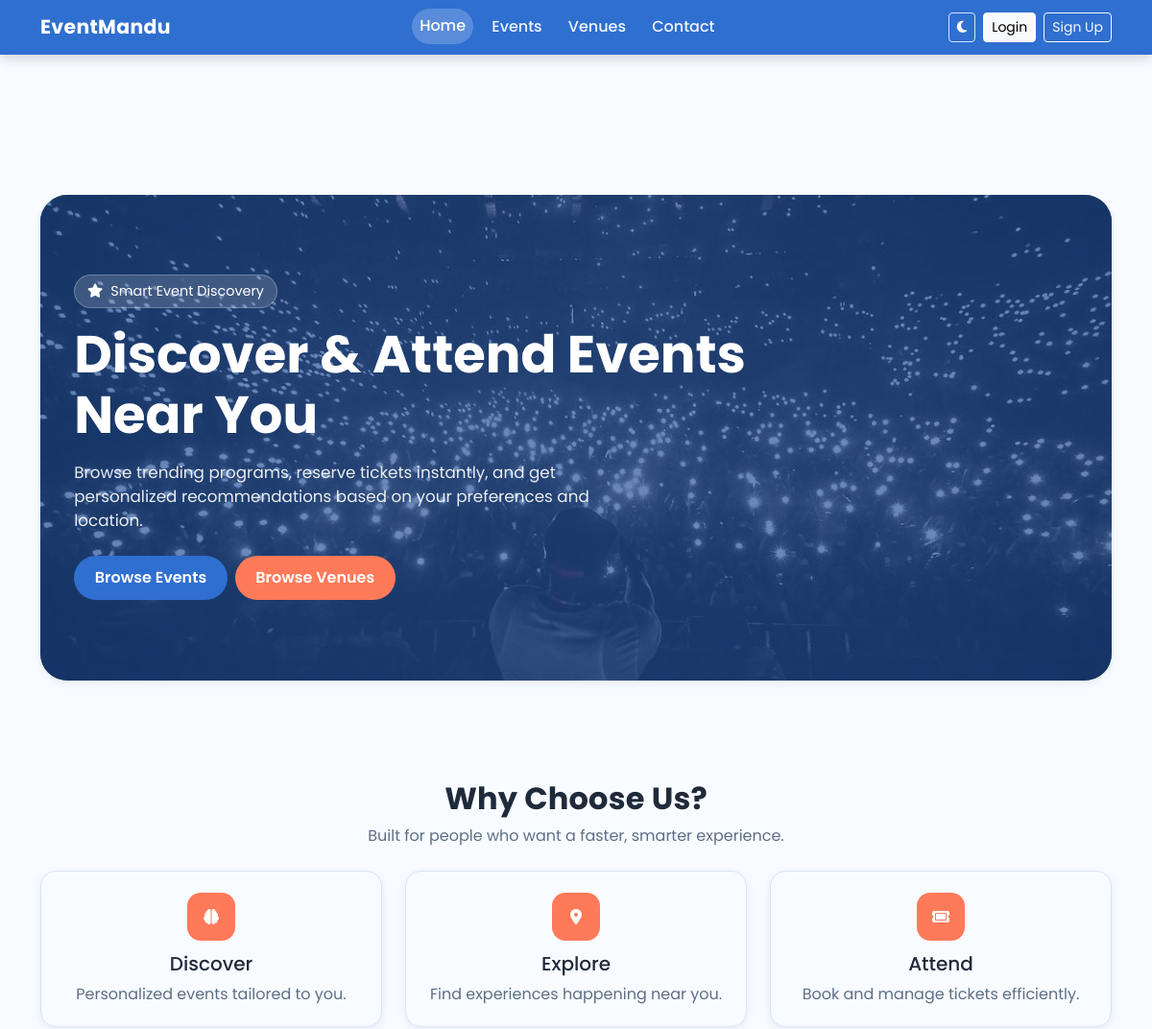
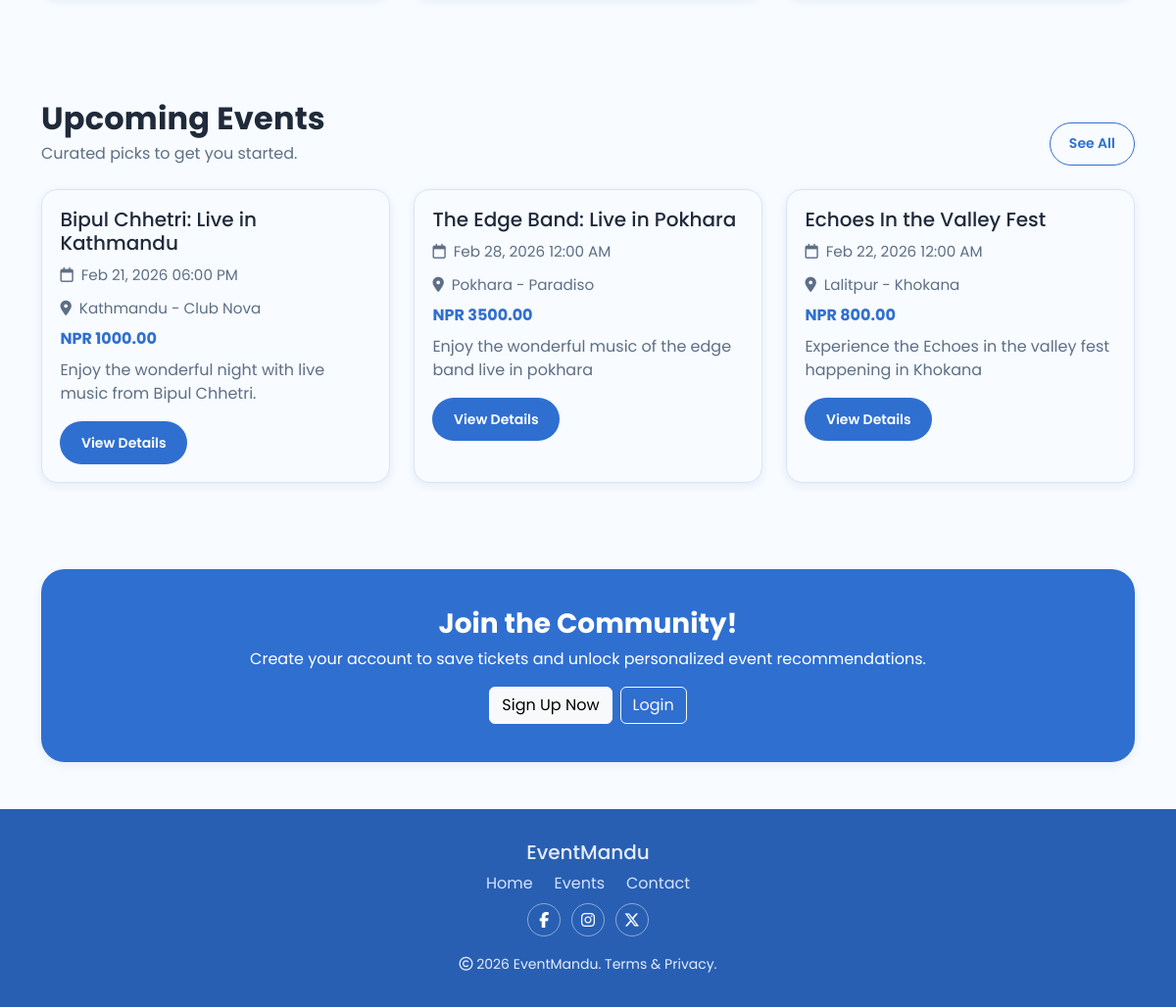
The page / on the database its author committed (2 pictures, top to bottom).
### events/models.py (models this page shows, shortened)
class Event(models.Model):
    APPROVAL_PENDING = "pending"
    APPROVAL_APPROVED = "approved"
    APPROVAL_REJECTED = "rejected"
    APPROVAL_CHOICES = [
        (APPROVAL_PENDING, "Pending"),
        (APPROVAL_APPROVED, "Approved"),
        (APPROVAL_REJECTED, "Rejected"),
    ]
    title = models.CharField(max_length=200)
    description = models.TextField()
    organizer = models.ForeignKey(
        settings.AUTH_USER_MODEL,
        on_delete=models.SET_NULL,
        null=True,
        blank=True,
        related_name="organized_events",
    )
    venue = models.ForeignKey(Venue, on_delete=models.CASCADE)
    category = models.ForeignKey(Category, on_delete=models.CASCADE, null=True)
    start_date = models.DateTimeField()
    end_date = models.DateTimeField()
    price = models.DecimalField(max_digits=8, decimal_places=2)
    popularity = models.IntegerField(
        default=1,
        validators=[MinValueValidator(1), MaxValueValidator(5)],
    )  # 1-5 scale
    is_active = models.BooleanField(default=True)
    approval_status = models.CharField(
        max_length=20,
        choices=APPROVAL_CHOICES,
        default=APPROVAL_PENDING,
        db_index=True,
    )
    approved_by = models.ForeignKey(
        settings.AUTH_USER_MODEL,
        on_delete=models.SET_NULL,
        null=True,
        blank=True,
        related_name="approved_events",
    )
    approved_at = models.DateTimeField(null=True, blank=True)
    class Meta:
        constraints = [
            models.CheckConstraint(
                condition=models.Q(popularity__gte=1, popularity__lte=5),
                name="event_popularity_1_5",
            )
        ]

class Venue(models.Model):
    name = models.CharField(max_length=200)
    address = models.TextField()
    capacity = models.IntegerField()
    latitude = models.FloatField()
    longitude = models.FloatField()
    city = models.CharField(max_length=100)

### events/views.py (the view)
# urls.py: 2. Add a URL to urlpatterns:  path('', views.home, name='home')
def home(request):
    events = (
        Event.objects.filter(is_active=True, approval_status=Event.APPROVAL_APPROVED)
        .select_related("venue", "category")
        .order_by("start_date")[:6]
    )
    recommended_events = []
    if request.user.is_authenticated:
        get_user_role(request.user)
        recommended_events = get_recommended_events(request)[:6]
    return render(
        request,
        "home.html",
        {"events": events, "recommended_events": recommended_events},
    )

### events/context_processors.py (called while the page is built)
def user_role(request):
    role = None
    if request.user.is_authenticated:
        role = get_user_role(request.user)
    return {"user_role": role}

### templates/home.html (shortened to what this page needs)
{% load static %}
<!doctype html>
<html lang="en" data-bs-theme="light">
<head>
  <link href="https://cdn.jsdelivr.net/npm/bootstrap@5.3.2/dist/css/bootstrap.min.css" rel="stylesheet">
  <link rel="stylesheet" href="https://cdnjs.cloudflare.com/ajax/libs/font-awesome/6.5.2/css/all.min.css">
  <link rel="stylesheet" href="{% static 'css/style.css' %}?v=20260228a">
</head>
<body>
<nav class="navbar navbar-expand-lg fixed-top brand-nav navbar-dark">
  <div class="container">
    <a class="navbar-brand brand-name" href="{% url 'home' %}">EventMandu</a>
    <div class="collapse navbar-collapse" id="navbarNav">
      <ul class="navbar-nav mx-auto text-center">
        <li class="nav-item"><a class="nav-link {% if request.resolver_match.url_name == 'home' %}active{% endif %}" href="{% url 'home' %}">Home</a></li>
        <li class="nav-item"><a class="nav-link {% if request.resolver_match.url_name == 'events' %}active{% endif %}" href="{% url 'events' %}">Events</a></li>
        <li class="nav-item"><a class="nav-link {% if request.resolver_match.url_name == 'venues' %}active{% endif %}" href="{% url 'venues' %}">Venues</a></li>
        <li class="nav-item"><a class="nav-link {% if request.resolver_match.url_name == 'contact' %}active{% endif %}" href="{% url 'contact' %}">Contact</a></li>
      </ul>
      <div class="d-flex align-items-center gap-2 justify-content-center">
        <button class="btn btn-sm theme-toggle" id="themeToggle" type="button" aria-label="Toggle theme">
          <i class="fa-solid fa-moon"></i>
        </button>
        {% if user.is_authenticated %}
        <div class="dropdown">
          <button class="btn btn-sm btn-light dropdown-toggle" type="button" data-bs-toggle="dropdown">
            <i class="fa-solid fa-user"></i> {{ user.username }}
          </button>
          <ul class="dropdown-menu dropdown-menu-end">
                        <li><a class="dropdown-item" href="{% url 'profile_preferences' %}">Profile & Preferences</a></li>
            {% if user_role == "admin" %}
            <li><a class="dropdown-item" href="{% url 'admin_dashboard' %}">Admin Dashboard</a></li>
            {% endif %}
            {% if user_role == "organizer" or user_role == "admin" %}
            <li><a class="dropdown-item" href="{% url 'organizer_dashboard' %}">Organizer Dashboard</a></li>
            {% endif %}
            <li><a class="dropdown-item" href="{% url 'tickets' %}">My Tickets</a></li>
            <li><a class="dropdown-item" href="{% url 'logout' %}">Logout</a></li>
          </ul>
        </div>
        {% else %}
        <a class="btn btn-sm btn-light" href="{% url 'login' %}">Login</a>
        <a class="btn btn-sm btn-outline-light" href="{% url 'register' %}">Sign Up</a>
        {% endif %}
      </div>
    </div>
  </div>
</nav>
<main>
  <section class="hero-wrap">
    <div class="container">
      <div class="hero-panel">
        <div class="hero-content text-center text-lg-start">
          <span class="hero-kicker"><i class="fa-solid fa-star me-2"></i>Smart Event Discovery</span>
          <h1 class="hero-title">Discover & Attend Events Near You</h1>
          <p class="hero-subtitle mt-3">Browse trending programs, reserve tickets instantly, and get personalized recommendations based on your preferences and location.</p>
          <div class="d-flex flex-wrap gap-2 mt-4 justify-content-center justify-content-lg-start">
            <a href="{% url 'events' %}" class="btn btn-primary-brand">Browse Events</a>
            <a href="{% url 'venues' %}" class="btn btn-accent-brand">Browse Venues</a>
          </div>
        </div>
      </div>
    </div>
  </section>
  <section class="section-space pt-4">
    <div class="container">
      <div class="text-center mb-4">
        <h2 class="section-title">Why Choose Us?</h2>
        <p class="section-subtitle">Built for people who want a faster, smarter experience.</p>
      </div>
      <div class="row event-grid feature-grid">
        <div class="col-lg-4 col-md-6">
          <article class="feature-card">
            <span class="feature-icon"><i class="fa-solid fa-brain"></i></span>
            <h5>Discover</h5>
            <p class="mb-0 section-subtitle">Personalized events tailored to you.</p>
          </article>
        </div>
        <div class="col-lg-4 col-md-6">
          <article class="feature-card">
            <span class="feature-icon"><i class="fa-solid fa-location-dot"></i></span>
            <h5>Explore</h5>
            <p class="mb-0 section-subtitle">Find experiences happening near you.</p>
          </article>
        </div>
        <div class="col-lg-4 col-md-6">
          <article class="feature-card">
            <span class="feature-icon"><i class="fa-solid fa-ticket"></i></span>
            <h5>Attend</h5>
            <p class="mb-0 section-subtitle">Book and manage tickets efficiently.</p>
          </article>
        </div>
      </div>
    </div>
  </section>
  <section class="section-space pt-3">
    <div class="container">
      <div class="d-flex justify-content-between align-items-end mb-4">
        <div>
          <h2 class="section-title mb-1">Upcoming Events</h2>
          <p class="section-subtitle mb-0">Curated picks to get you started.</p>
        </div>
        <a href="{% url 'events' %}" class="btn btn-outline-brand btn-sm">See All</a>
      </div>
      <div class="row event-grid">
        {% for event in events %}
        <div class="col-lg-4 col-md-6">
          <article class="event-card">
            <h5 class="mb-2">{{ event.title }}</h5>
            <p class="event-meta mb-2"><i class="fa-regular fa-calendar me-2"></i>{{ event.end_date|date:"M d, Y h:i A" }}</p>
            <p class="event-meta mb-2"><i class="fa-solid fa-location-dot me-2"></i>{{ event.venue.city }} - {{ event.venue.name }}</p>
            <p class="event-price mb-2">NPR {{ event.price }}</p>
            <p class="section-subtitle mb-3">{{ event.description|truncatechars:110 }}</p>
            <a href="{% url 'event_detail' event.id %}" class="btn btn-primary-brand btn-sm">View Details</a>
          </article>
        </div>
        {% empty %}
        <div class="col-12">
          <div class="alert alert-info">No upcoming events available right now.</div>
        </div>
        {% endfor %}
      </div>
    </div>
  </section>
  {% if not user.is_authenticated %}
  <section class="pb-5">
    <div class="container">
      <div class="cta-banner text-center">
        <h3 class="fw-bold mb-2">Join the Community!</h3>
        <p class="mb-3">Create your account to save tickets and unlock personalized event recommendations.</p>
        <div class="d-flex gap-2 justify-content-center flex-wrap">
          <a href="{% url 'register' %}" class="btn btn-light">Sign Up Now</a>
          <a href="{% url 'login' %}" class="btn btn-outline-light">Login</a>
        </div>
      </div>
    </div>
  </section>
  {% endif %}
</main>
<footer class="site-footer">
  <div class="container text-center">
    <h5 class="mb-2">EventMandu</h5>
    <div class="mb-2">
      <a class="footer-link" href="{% url 'home' %}">Home</a>
      <a class="footer-link" href="{% url 'events' %}">Events</a>
      <a class="footer-link" href="{% url 'contact' %}">Contact</a>
    </div>
    <div class="mb-3">
      <a class="social-link" href="#" aria-label="Facebook"><i class="fa-brands fa-facebook-f"></i></a>
      <a class="social-link" href="#" aria-label="Instagram"><i class="fa-brands fa-instagram"></i></a>
      <a class="social-link" href="#" aria-label="X"><i class="fa-brands fa-x-twitter"></i></a>
    </div>
    <small><i class="fa-regular fa-copyright"></i> 2026 EventMandu. Terms & Privacy.</small>
  </div>
</footer>
</body>
</html>

### static/css/style.css (style rules this page uses)
:root { --primary: #2f6fd0; --accent: #ff7a59; --bg: #f8fbff; --bg-soft: #eef4ff; --text: #1f2a3a; --muted: #5d6f86; --slate: #32465e; --line: #d8e4f6; --radius: 16px; --radius-sm: 12px; --shadow: 0 18px 42px rgba(13, 71, 161, 0.12); --shadow-card: 0 3px 10px rgba(13, 71, 161, 0.08); --shadow-card-hover: 0 3px 10px rgba(13, 71, 161, 0.1); --nav-offset: 110px; --nav-offset-mobile: 96px; }
* { box-sizing: border-box; }
html, body { min-height: 100%; }
body { margin: 0; padding-top: 0; background: var(--bg); color: var(--text); font-family: "Poppins", "Montserrat", sans-serif; display: flex; flex-direction: column; min-height: 100vh; }
a { color: inherit; text-decoration: none; }
.section-space { padding: 5.5rem 0; }
main { flex: 1 0 auto; padding-top: var(--nav-offset) !important; }
.section-title { font-weight: 700; letter-spacing: 0.2px; }
.section-subtitle { color: var(--muted); }
.brand-nav { background: var(--primary); box-shadow: 0 4px 12px rgba(10, 25, 48, 0.16); }
.brand-name { font-weight: 700; font-size: 1.28rem; letter-spacing: 0.3px; }
.brand-nav .nav-link { color: #eff5ff; font-weight: 500; margin: 0 0.35rem; border-radius: 999px; padding: 0.4rem 0.85rem; transition: background-color 0.25s ease, transform 0.25s ease; }
.brand-nav .nav-link:hover, .brand-nav .nav-link.active { color: #ffffff; background-color: rgba(255, 255, 255, 0.2); transform: translateY(-1px); }
.theme-toggle { border: 1px solid rgba(255, 255, 255, 0.8); color: #ffffff; }
.btn-primary-brand { background: var(--primary); border: none; color: #ffffff; border-radius: 999px; padding: 0.7rem 1.35rem; font-weight: 600; }
.btn-accent-brand { background: var(--accent); border: none; color: #ffffff; border-radius: 999px; padding: 0.7rem 1.35rem; font-weight: 600; }
.btn-outline-brand { border: 1px solid var(--primary); color: var(--primary); border-radius: 999px; padding: 0.64rem 1.2rem; font-weight: 600; }
.hero-wrap { padding: 5.8rem 0 5rem; }
.hero-panel { border-radius: 28px; overflow: hidden; background: url("/static/images/hero.jpg") center/cover no-repeat; color: #ffffff; min-height: 470px; box-shadow: var(--shadow-card); position: relative; }
.hero-panel::after { content: ""; position: absolute; inset: 0; background: rgba(33, 80, 156, 0.66); }
.hero-content { position: relative; z-index: 1; padding: 5.2rem 2.2rem; }
.hero-kicker { display: inline-flex; align-items: center; padding: 0.35rem 0.8rem; border-radius: 999px; background: rgba(255, 255, 255, 0.16); border: 1px solid rgba(255, 255, 255, 0.26); font-size: 0.9rem; margin-bottom: 1.1rem; }
.hero-title { font-weight: 700; font-size: clamp(2rem, 5vw, 3.4rem); line-height: 1.15; max-width: 780px; }
.hero-subtitle { max-width: 600px; font-size: 1.05rem; color: rgba(255, 255, 255, 0.9); }
.feature-card, .event-card, .soft-card, .auth-card, .tickets-card { background: var(--bg); border: 1px solid var(--line); border-radius: var(--radius); box-shadow: var(--shadow-card); }
.feature-card { padding: 1.35rem; height: 100%; position: relative; text-align: center; transition: transform 0.25s ease; }
.feature-icon { width: 50px; height: 50px; border-radius: 14px; display: inline-flex; align-items: center; justify-content: center; color: #ffffff; background: var(--accent); margin-bottom: 0.75rem; }
.feature-grid { margin-top: 1.5rem; row-gap: 1.3rem; }
.event-grid { row-gap: 1.3rem; justify-content: center; }
.event-card { padding: 1.15rem; height: 100%; position: relative; transition: transform 0.25s ease, box-shadow 0.25s ease; }
.event-meta { color: var(--muted); margin: 0.65rem 0; font-size: 0.95rem; }
.event-price { color: var(--primary); font-weight: 700; }
.cta-banner { border-radius: 24px; padding: 2.4rem 1.5rem; background: var(--primary); color: #ffffff; box-shadow: var(--shadow-card); }
footer.site-footer { margin-top: auto; padding: 2rem 0; background: #285fb2; color: #e5ecfb; }
footer .footer-link { color: #d5e2ff; margin: 0 0.55rem; }
.social-link { width: 34px; height: 34px; border-radius: 999px; display: inline-flex; align-items: center; justify-content: center; border: 1px solid rgba(255, 255, 255, 0.45); color: #ffffff; margin: 0 0.2rem; }

### rows shown on the page
Event: title "Bipul Chhetri: Live in Kathmandu", end_date "Feb 21, 2026 06:00 PM", venue.city "Kathmandu", venue.name "Club Nova", price "1000.00", description "Enjoy the wonderful night with live music from Bipul Chhetri."
Event: title "The Edge Band: Live in Pokhara", end_date "Feb 28, 2026 12:00 AM", venue.city "Pokhara", venue.name "Paradiso", price "3500.00", description "Enjoy the wonderful music of the edge band live in pokhara"
Event: title "Echoes In the Valley Fest", end_date "Feb 22, 2026 12:00 AM", venue.city "Lalitpur", venue.name "Khokana", price "800.00", description "Experience the Echoes in the valley fest happening in Khokana"
